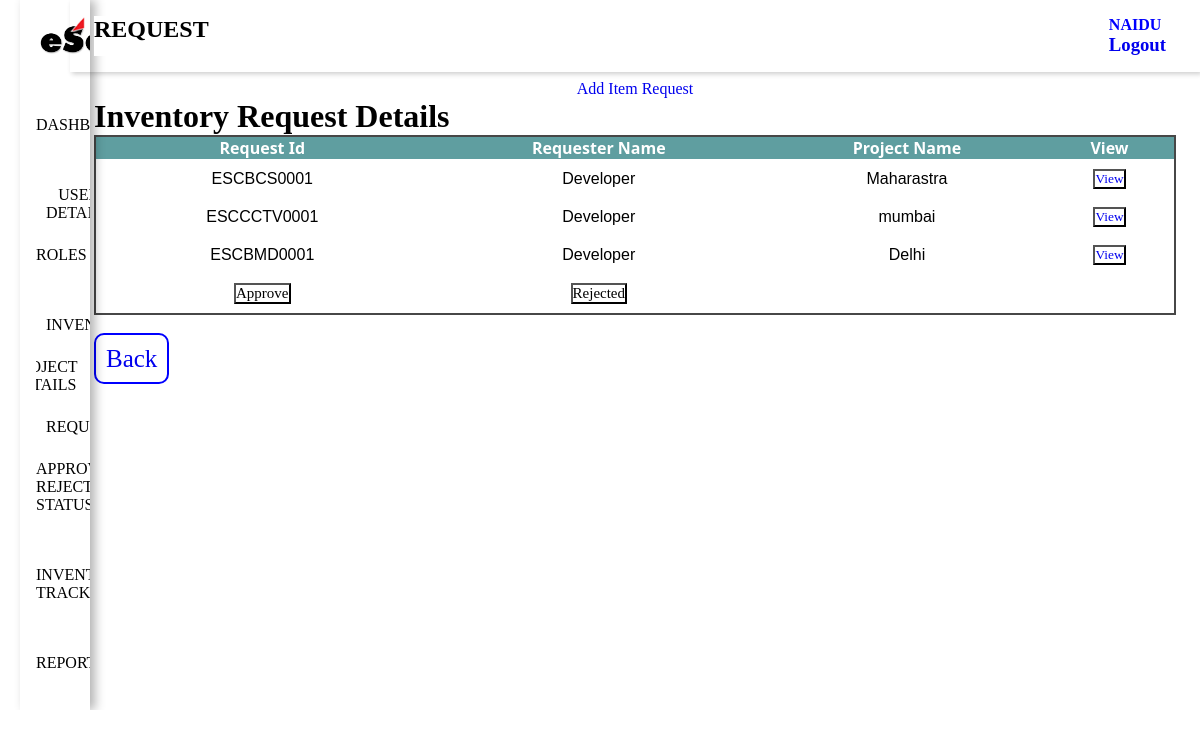
The page /read.php (signed in) on the database its author committed.
### tables this page shows
CREATE TABLE `rolemasterinfo` (
  `roleid` varchar(100) NOT NULL,
  `rolename` varchar(100) NOT NULL,
  `employeelist` varchar(200) NOT NULL,
  `employeecreation` varchar(150) NOT NULL,
  `employeeupdate` varchar(200) NOT NULL,
  `employeedelete` varchar(200) NOT NULL,
  `roles` varchar(200) NOT NULL,
  `inventorylist` varchar(200) NOT NULL,
  `inventorycreation` varchar(200) NOT NULL,
  `requestlist` varchar(200) NOT NULL,
  `requestcreation` varchar(100) NOT NULL,
  `report` varchar(100) NOT NULL,
  `approvalrejectedstatus` varchar(100) NOT NULL,
  `projectlist` varchar(100) NOT NULL,
  `projectcreation` varchar(100) NOT NULL,
  `projectupdate` varchar(100) NOT NULL,
  `projectdelete` varchar(100) NOT NULL,
  `inventorytracking` varchar(100) NOT NULL
);

CREATE TABLE `employcreation` (
  `empid` varchar(200) NOT NULL,
  `empname` varchar(249) NOT NULL,
  `mobileno` int(11) NOT NULL,
  `email` varchar(150) NOT NULL,
  `role` varchar(200) NOT NULL,
  `gender` varchar(250) NOT NULL,
  `password` varchar(200) NOT NULL,
  `createdby` varchar(123) NOT NULL,
  `createdon` timestamp NOT NULL DEFAULT current_timestamp(),
  `updatedby` varchar(123) NOT NULL,
  `updatedon` timestamp NOT NULL DEFAULT current_timestamp()
);

CREATE TABLE `inventory_request_details` (
  `requestid` varchar(200) NOT NULL,
  `Projectdetails` varchar(200) NOT NULL,
  `Projectid` varchar(150) NOT NULL,
  `Requestedemploy` varchar(200) NOT NULL,
  `Requestedempid` varchar(200) NOT NULL
);

### read.php (the view, shortened to what this page needs)
<?php
include "config.php";
$query = mysqli_query($conn,"SELECT * FROM `employcreation` WHERE `empid`='".$_SESSION['empid']."' AND `password` = '".$_SESSION['password']."'");
while($row = mysqli_fetch_row($query)){
     $id = $row[4];
     $name = $row[1];
}
?>
<?php
$separateQuery = "SELECT `requestlist` FROM `rolemasterinfo` WHERE `roleid` = '$id'";
$separateResult = mysqli_query($conn,$separateQuery);
while($separateRow = mysqli_fetch_assoc($separateResult)){
    if($separateRow['requestlist'] == 1){
?>
<?php
include "config.php";
?>
<!DOCTYPE html>
<html lang="en">
<head>
    <link rel="stylesheet" href="task1.css">
    <link rel="stylesheet" href="hover.css">
</head>
<body>
    <div class="sidebar">
            <div class="sidebar-brand">
                <span id="kleenpulse"><img src="esoft.jpg" alt=""></span>
            </div>
            <div class="sidebar-menu">
            <ul>
                    <li>
                        <?php
                        $separatePageQuery = "SELECT * FROM `rolemasterinfo` WHERE `roleid` = '$id' ";
                        $separatePageResult = mysqli_query($conn,$separatePageQuery);
                        while($separatePageRow = mysqli_fetch_assoc($separatePageResult)){
                            ?>
                            <div>
                                <a href="task1.php">Dashboard</a>
                            </div>
                            <?php
                            if($separatePageRow['employeecreation'] == 1){
                                ?>
                                 <div class="dropdown">
                                                <button class="dropbtn" style="position:relative;">user details</button>
                                                </div>
                                <?php
                            }
                            if($separatePageRow['roles'] == 1){
                                ?>
                                 <div>
                                                <a href="rolespage.php" >Roles</a>
                                                </div>
                                <?php
                            }
                            if($separatePageRow['inventorycreation'] == 1){
                                ?>
                                <div class="dropdown">
                                                <button class="dropbtn">Inventory</button>
                                                </div>
                                <?php
                            }
                            if($separatePageRow['projectcreation'] == 1){
                                ?>
                                  <div class="dropdown">
                                                <button class="dropbtn" style="position:relative;right:36px;">Project Details</button>
                                                </div>
                                <?php
                            }
                            if($separatePageRow['requestcreation'] == 1){
                                ?>
                                  <div class="dropdown">
                                                <button class="dropbtn">Requests</button>
                                                </div>
                                <?php
                            }
                            if($separatePageRow['approvalrejectedstatus'] == 1){
                                ?>
                                <div>
                                                <a href="status.php">Approval Rejected Status</a>
                                                </div>
                                <?php
                            }
                                ?>
                                <?php
                            if($separatePageRow['inventorytracking'] == 1){
                                ?>
                                <div>
                                    <a href="dispatch.php">Inventory tracking</a>
                                </div>
                                <?php
                            }
                            if($separatePageRow['report'] == 1){
                             ?>
                              <div>
                                               <a href="report.php">Reports</a>
                                               </div>
                             <?php
                            }
                        }
                        ?>
                    </li>
                </ul>
            </div>
    </div>
    <div class="main-wrapper">
    <div class="main-content">
            <header>
                <h2 class="heading" id="dashboard">
                    Request
                    </h2>
                <div class="user-wrapper">
                    <div>
                        <h4><?php echo $name ; ?> </h4>
                        <h3><a href="index.php">Logout</a></h3>
                    </div>
                </div>
            </header>
             <main style="margin-top:0px;">
<!DOCTYPE html>
<html lang="en">
<head>
</head>
<body>
<center>
    <a href="additionalrequest.php">Add Item Request </a>
</center>
<?php
  include "config.php";
?>
<h1>Inventory Request Details</h1>
<table>
    <thead>
        <tr>
            <th>Request Id</th>
            <th>Requester Name</th>
            <th>Project Name</th>
            <th>View</th>
        </tr>
    </thead>
    <tbody>
        <?php
            $sql = "SELECT * FROM `inventory_request_details` ";
            $result = mysqli_query($conn,$sql);
            if($result){
                while($row = mysqli_fetch_assoc($result)){
                    $requestid = $row['requestid'];
                    $projectdetails = $row['Projectdetails'];
                    $requestedemploy = $row['Requestedemploy'];
                    echo '<tr>
                    <td>'.$requestid.'</td>
                    <td>'.$requestedemploy.'</td>
                    <td>'.$projectdetails.'</td>
                    <td>
                    <button class="btn btn-primary"><a href="edit.php? editid='.$requestid.'" class="text-light">View</a></button>
                    </td>
                    </tr>
                    ';
                }
            }
        ?>
    </tbody>
    <td>
            <input type="submit" name="approve" id="" value = "Approve">
        </td>
        <td>
            <input type="submit" name="rejected" id="" value = "Rejected">
        </td>
</table>
<a href="task1.php" style= "font-size: 25px;
    border: 2px solid blue;
    border-radius: 10px;
    padding: 10px;
    position:relative;
    top:30px;">Back</a>
</main>
</body>
</html>
        <?php
    }
    }

### task1.css (style rules this page uses)
:root { --for-heading: #3b026b; --color-dark: #1d2231; --text-grey: #8390a2; --dark-BG: #001623; --content-BG: #022d47; --dark-text: #b200ff; --icon-color: #520293; --purple: linear-gradient(45deg, #99013e, #7f02ed); --pink: linear-gradient(45deg, #770233, #ff0066); --orange: linear-gradient(45deg, #ff9000, #ffd400); --moon: linear-gradient(45deg, #ff9000, #7f02ed); --moon-only: linear-gradient(45deg, #fff, #7f02ed); --sun: linear-gradient(45deg, #ffc700, #8300ff); --transition: all 400ms; --new-content: rgba(255, 255, 255, .5); --indicator: rgba(255, 255, 255,.7) }
* { padding: 0; margin: 0; font-family: Poppins; box-sizing: border-box; outline: none; user-select: none; list-style-type: none; text-decoration: none; transition: all 400ms; overflow-x: hidden; background-color: white; }
body { background: rgba(0, 0, 0, .1); backdrop-filter: blur(10px); }
.sidebar { width: 170px; position: fixed; left: 0; top: 0; margin-left:20px; height: 100%; backdrop-filter: blur(6px); box-shadow: 5px 0 10px rgba(0, 0, 0, .3); z-index: 100; transition: width 300ms; }
.sidebar-brand { height: 90px; padding: 1rem 0rem 1rem 2rem; }
.sidebar-brand span { display: inline-block; padding-right: 1rem; }
.sidebar-menu li { width: 100%; margin-bottom: 1.7rem; padding-left: 1rem; }
.sidebar-menu a { display: block; color: black; text-transform: uppercase; font-weight: 500; overflow: hidden; }
.sidebar-menu { margin-top: 1rem; }
.main-content { transition: margin-left 300ms; margin-left: 250px; background: rgba(0, 0, 0, .2); }
header { background: var(--new-BG); display: flex; justify-content: space-between; padding: 1rem 1.5rem; box-shadow: 2px 2px 5px rgba(0, 0, 0, .2); position: fixed; left: 250px; width: calc(100% - 250px); top: 0; z-index: 100; transition: left 300ms; }
header h2 { color: black; text-transform: uppercase; }
input { color:black; font-size: 15px; }
.user-wrapper { display: flex; align-items: center; padding: 0 10px; }
.user-wrapper div h4 { color: blue; }
h4 { text-transform:uppercase; }
main { margin-top: 0px; padding: 5rem 1.5rem; min-height: calc(100vh - 90px); }
.heading { color:black; }
table { border-collapse: collapse; }
thead tr { border-top: 1px solid var(--new-content); border-bottom: 1px solid var(--new-content); }
td { padding: .5rem 0.3rem; font-size: 1rem; color: #000; }
@media only screen and (max-width: 1200px) { .sidebar { width: 70px; } }
@media only screen and (max-width: 1200px) { .sidebar .sidebar-brand, .sidebar li { padding-left: 1rem; text-align: center; } }
@media only screen and (max-width: 1200px) { .sidebar li a { margin-bottom: 2rem !important; } }
@media only screen and (max-width: 1200px) { .sidebar li a { padding-left: 0rem; } }
@media only screen and (max-width: 1200px) { .main-content { margin-left: 70px; } }
@media only screen and (max-width: 1200px) { .main-content header { width: calc(100% - 70px); left: 70px; } }

### hover.css (style rules this page uses)
.dropbtn { color: black; padding: 10px; font-size: 16px; border: none; text-transform:uppercase; }
.dropdown { position: relative; display: inline-block; }
div > a { padding: 10px; }

### read.php (style rules this page uses)
span > img { width:115px; }
tr th { background-color: cadetblue; color: white; font-family: 'Segoe UI', Tahoma, Geneva, Verdana, sans-serif; }
tr td { padding: 9px; font-family: 'Gill Sans', 'Gill Sans MT', Calibri, 'Trebuchet MS', sans-serif; }
table { margin: auto; width: 100%; border-style: none; border-spacing: 0; border-collapse: collapse; text-align: center; padding: 12px; border: 2px solid rgb(71, 71, 71); }

### rows shown on the page
rolemasterinfo: employeecreation "USER DETAILS", roles "ROLES", inventorycreation "INVENTORY", projectcreation "PROJECT DETAILS", requestcreation "REQUESTS", approvalrejectedstatus "APPROVAL REJECTED STATUS", inventorytracking "INVENTORY TRACKING", report "REPORTS"
employcreation: empname "NAIDU"
inventory_request_details: requestid "ESCBCS0001", Requestedemploy "Developer", Projectdetails "Maharastra"
inventory_request_details: requestid "ESCCCTV0001", Requestedemploy "Developer", Projectdetails "mumbai"
inventory_request_details: requestid "ESCBMD0001", Requestedemploy "Developer", Projectdetails "Delhi"
